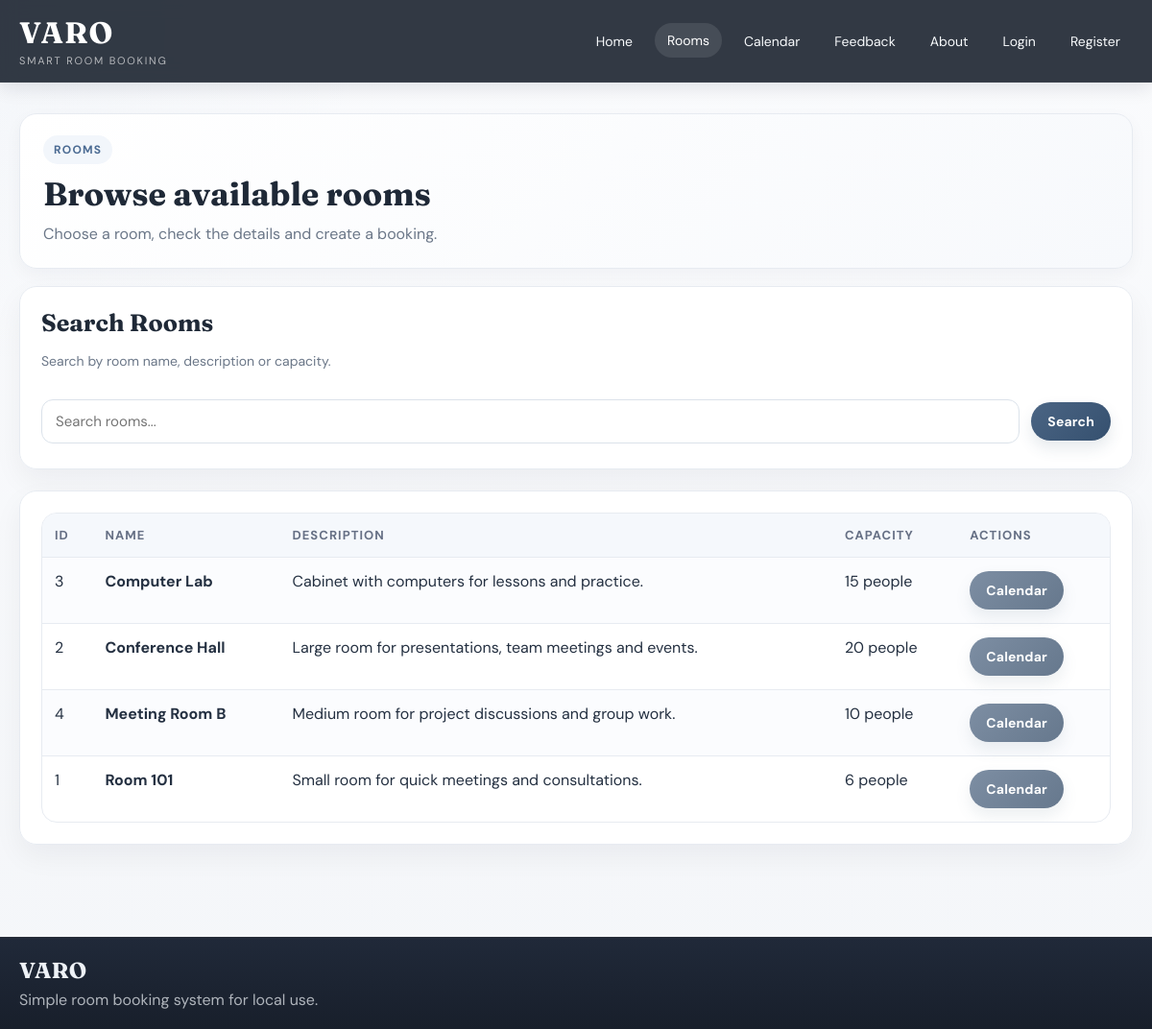
The page /rooms.php on the database its author committed.
### tables this page shows
CREATE TABLE rooms (
    id INT AUTO_INCREMENT PRIMARY KEY,
    name VARCHAR(100) NOT NULL,
    description TEXT NOT NULL,
    capacity INT NOT NULL
);

### config.php (called while the page is built, shortened)
<?php
function e($text)
{
    return htmlspecialchars((string)$text, ENT_QUOTES, 'UTF-8');
}
function is_logged_in()
{
    return isset($_SESSION['user']);
}

### rooms.php (the view, shortened to what this page needs)
<?php
require_once 'config.php';
$search = trim($_GET['search'] ?? '');
if ($search !== '') {
    $sql = "SELECT * FROM rooms
            WHERE name LIKE ? OR description LIKE ? OR capacity LIKE ?
            ORDER BY name ASC";
    $stmt = $conn->prepare($sql);
    $like = '%' . $search . '%';
    $stmt->execute([$like, $like, $like]);
} else {
    $sql = "SELECT * FROM rooms ORDER BY name ASC";
    $stmt = $conn->prepare($sql);
    $stmt->execute();
}
$rooms = $stmt->fetchAll();
include 'header.php';
?>
<div class="page-intro fade-card">
    <span class="section-tag">Rooms</span>
    <h1>Browse available rooms</h1>
    <p>Choose a room, check the details and create a booking.</p>
</div>
<div class="card glass-card fade-card delay-1">
    <div class="section-head">
        <div>
            <h2>Search Rooms</h2>
            <p class="small-text">Search by room name, description or capacity.</p>
        </div>
    </div>
    <form method="get" class="search-form">
        <div class="search-row">
            <input type="text" name="search" value="<?php echo e($search); ?>" placeholder="Search rooms...">
            <button type="submit">Search</button>
        </div>
    </form>
</div>
<div class="card glass-card fade-card delay-2">
    <?php if ($rooms): ?>
        <table>
            <tr>
                <th>ID</th>
                <th>Name</th>
                <th>Description</th>
                <th>Capacity</th>
                <th>Actions</th>
            </tr>
            <?php foreach ($rooms as $row): ?>
                <tr>
                    <td><?php echo e($row['id']); ?></td>
                    <td><strong><?php echo e($row['name']); ?></strong></td>
                    <td><?php echo e($row['description']); ?></td>
                    <td><?php echo e($row['capacity']); ?> people</td>
                    <td>
                        <div class="actions">
                            <a href="booking_calendar.php?room_id=<?php echo e($row['id']); ?>" class="btn btn-secondary">Calendar</a>
                        </div>
                    </td>
                </tr>
            <?php endforeach; ?>
        </table>
    <?php else: ?>
        <p>No rooms found for this search.</p>
    <?php endif; ?>
</div>
<?php include 'footer.php'; ?>

### header.php (shortened to what this page needs)
<?php
$current_page = basename($_SERVER['PHP_SELF']);
?>
<!DOCTYPE html>
<html lang="en">
<head>
    <link rel="stylesheet" href="style.css">
</head>
<body>
<header class="site-header">
    <div class="container">
        <div class="top-bar">
            <div class="logo-block">
                <a href="index.php" class="logo">VARO</a>
                <span class="logo-text">Smart Room Booking</span>
            </div>
            <nav class="menu">
                <a href="index.php" class="<?php echo $current_page === 'index.php' ? 'active' : ''; ?>">Home</a>
                <a href="rooms.php" class="<?php echo $current_page === 'rooms.php' ? 'active' : ''; ?>">Rooms</a>
                <a href="booking_calendar.php" class="<?php echo $current_page === 'booking_calendar.php' ? 'active' : ''; ?>">Calendar</a>
                <a href="feedback.php" class="<?php echo $current_page === 'feedback.php' ? 'active' : ''; ?>">Feedback</a>
                <a href="about.php" class="<?php echo $current_page === 'about.php' ? 'active' : ''; ?>">About</a>
                <?php if (is_logged_in()): ?>
                    <a href="profile.php" class="<?php echo $current_page === 'profile.php' ? 'active' : ''; ?>">Profile</a>
                    <a href="my_bookings.php" class="<?php echo $current_page === 'my_bookings.php' ? 'active' : ''; ?>">My Bookings</a>
                    <?php if (is_admin()): ?>
                        <a href="admin_panel.php" class="<?php echo $current_page === 'admin_panel.php' ? 'active' : ''; ?>">Admin Panel</a>
                    <?php endif; ?>
                    <form method="post" action="logout.php" class="menu-form">
                        <input type="hidden" name="csrf_token" value="<?php echo e(csrf_token()); ?>">
                        <button type="submit">Logout</button>
                    </form>
                <?php else: ?>
                    <a href="login.php" class="<?php echo $current_page === 'login.php' ? 'active' : ''; ?>">Login</a>
                    <a href="register.php" class="<?php echo $current_page === 'register.php' ? 'active' : ''; ?>">Register</a>
                <?php endif; ?>
            </nav>
        </div>
    </div>
</header>
<main class="container main-content">

### footer.php (shortened to what this page needs)
</main>
<footer class="site-footer">
    <div class="container footer-inner">
        <div>
            <strong>VARO</strong>
            <p>Simple room booking system for local use.</p>
        </div>
</footer>
</body>
</html>

### rows shown on the page
rooms: id "3", name "Computer Lab", description "Cabinet with computers for lessons and practice.", capacity "15"
rooms: id "2", name "Conference Hall", description "Large room for presentations, team meetings and events.", capacity "20"
rooms: id "4", name "Meeting Room B", description "Medium room for project discussions and group work.", capacity "10"
rooms: id "1", name "Room 101", description "Small room for quick meetings and consultations.", capacity "6"
